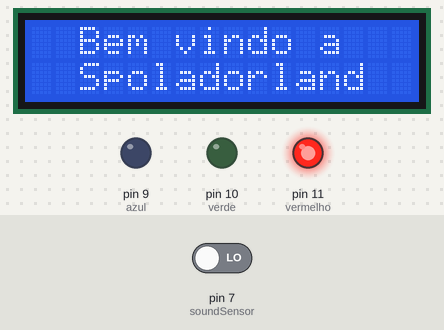
The sketch below on a simulated Arduino Uno, built with avr-gcc and run on an emulated ATmega328P. On the bench: 16×2 character LCD, output pins drawn as LEDs (lit = HIGH). Dashed ring = blinking. The inputs (shaded band) are chosen by the test bench; at power-on: pin 7 (soundSensor) LOW.

Above: at 1.2 s.
1.3 s: pin 7 (soundSensor) driven HIGH
At 1.5 s:
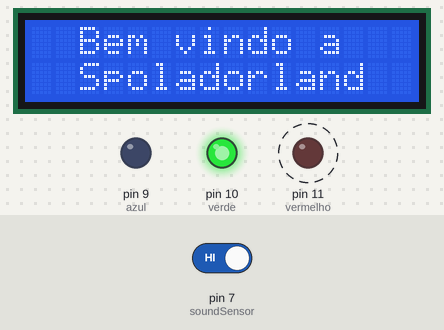
3.5 s: pin 7 (soundSensor) driven LOW
At 4.5 s:
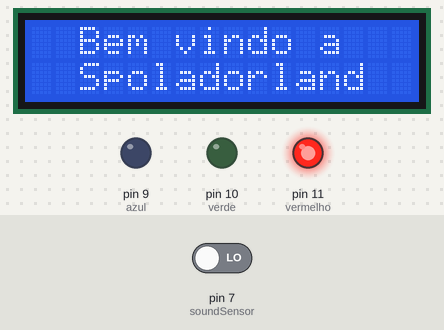
Timing chart, 0 to 6.5 s (numbered marks = the images above; inputs shaded):
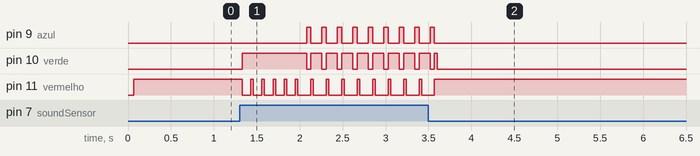

The sketch:

trabalho.ino
```cpp
#include<LiquidCrystal.h>

const int azul = 9;
const int verde = 10;
const int vermelho = 11;
int soundSensor = 7;
int cont = 0;

LiquidCrystal lcd(12,6,5,4,3,2);

void setup(){
  lcd.begin(16,2);
  lcd.clear();
  lcd.setCursor(2,0);
  lcd.print("Bem vindo a");
//  delay(700);
  //lcd.clear();
  lcd.setCursor(2,1);
  lcd.print("Spoladorland");
  //delay(700);
  //lcd.clear();

   Serial.begin(9600);
   pinMode(vermelho, OUTPUT);
   pinMode(verde, OUTPUT);
   pinMode(azul, OUTPUT);
   pinMode(soundSensor, INPUT);
}

//Funções responsáveis por executar o brilho selecionado
void vermelhoFuncao(){
  digitalWrite(azul, LOW);
  digitalWrite(verde, LOW);
  digitalWrite(vermelho, HIGH);
}

void verdeFuncao(){
  digitalWrite(azul, LOW);
  digitalWrite(verde, HIGH);
  digitalWrite(vermelho, LOW);
}
void azulFuncao(){
  digitalWrite(azul, HIGH);
  digitalWrite(verde, LOW);
  digitalWrite(vermelho, LOW);
}

void brancoFuncao(){
  digitalWrite(azul, HIGH);
  digitalWrite(verde, HIGH);
  digitalWrite(vermelho, HIGH);
}

void amareloFuncao(){
  analogWrite(azul, 0);
  analogWrite(verde, 255);
  analogWrite(vermelho, 255);
}

void loop(){

  int statusSensor = digitalRead(soundSensor);
  if(statusSensor==1){
   verdeFuncao();
   delay(100);
   cont++;
   if(cont>5&&statusSensor==1){
    azulFuncao();
    delay(50);
   }
   amareloFuncao();
   delay(30);
  }
  else if(statusSensor==0){
    vermelhoFuncao();
    delay(30);
  }
}
```

Measured:
- after the input at 1.3 s, pin 9 (azul): alternates HIGH for 0.05 s and LOW for 0.13 s, starting after 0.78 s; pin 10 (verde): LOW → HIGH at once, then repeats every 0.18 s: LOW 0.05 s, HIGH 0.13 s; pin 11 (vermelho): alternates HIGH for 0.03 s and LOW for 0.15 s, starting at once
- after the input at 3.5 s, pin 9 (azul): goes on until 3.6 s, then stays LOW; pin 11 (vermelho): goes on until 3.6 s, then stays HIGH
